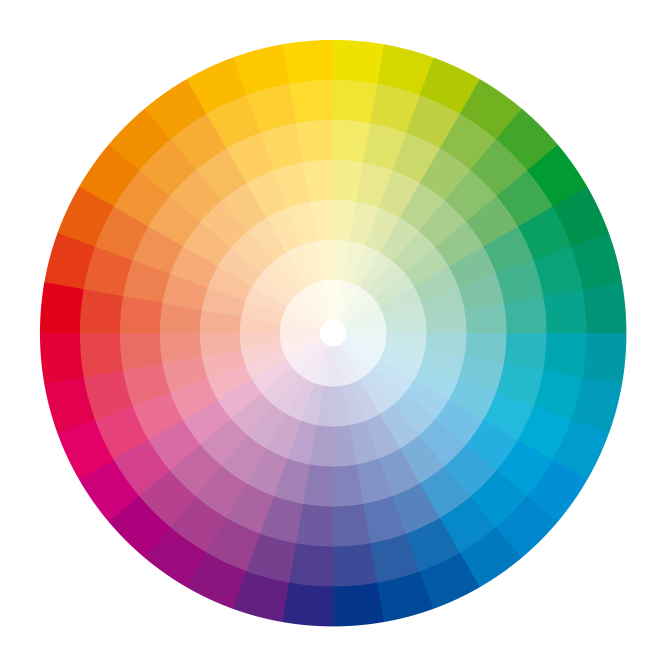
#> input picture color_wheel.jpg, 2000 x 2000 px (shown at 1/3 size)
$ python 03_image_process_ocv.py
#> lines starting #> are read from the running program, lines starting #| are printed output that depends on the picture
import cv2  # Importa la librería OpenCV para procesamiento de imágenes

image = cv2.imread("color_wheel.jpg")  # Lee una imagen llamada "color_wheel.jpg" y la almacena en una variable
#> image is the input picture: shape (2000, 2000, 3); mean B, G, R 183.7, 194.5, 198.7
# llamada `image`

blue, green, red = cv2.split(image)  # Separa la `image` en sus canales de color azul, verde y rojo y los almacena en
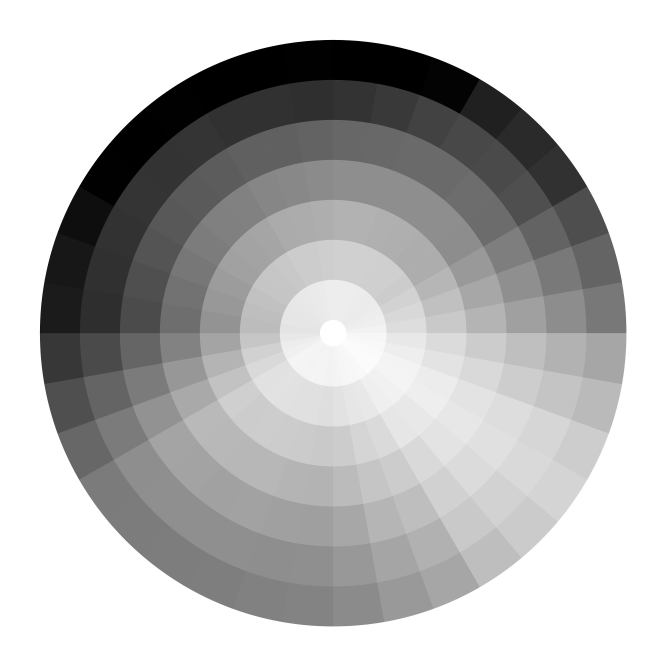
#> blue: shape (2000, 2000) (shown at 1/3 size); min 0, max 255, mean 183.7
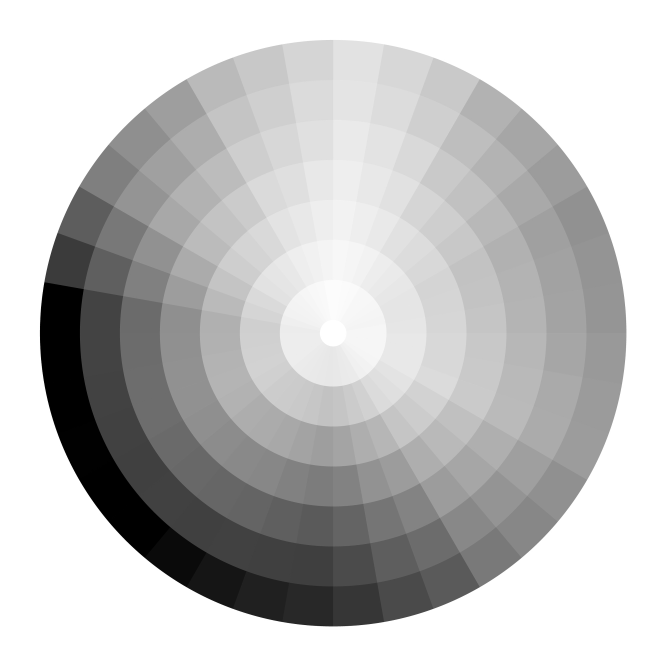
#> green: shape (2000, 2000) (shown at 1/3 size); min 0, max 255, mean 194.5
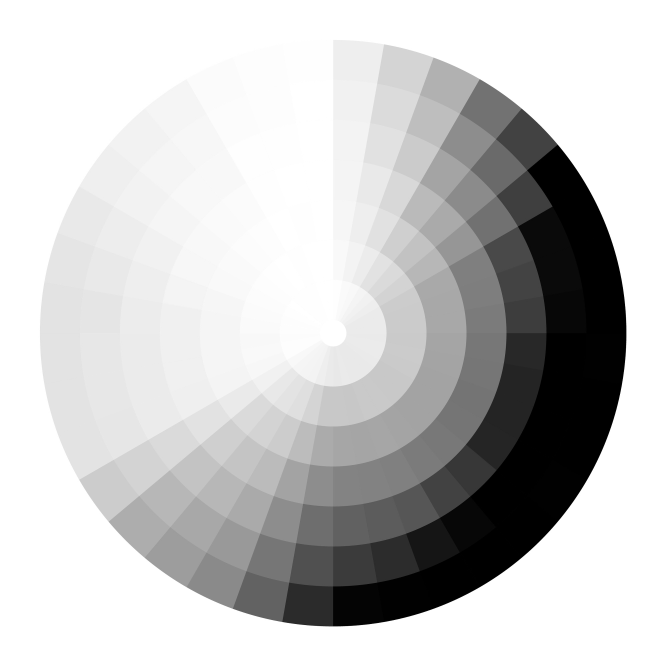
#> red: shape (2000, 2000) (shown at 1/3 size); min 0, max 255, mean 198.7
# las variables `blue`, `green` y `red`, respectivamente
cv2.imwrite("out_ocv/color_wheel_B.png", blue)  # Escribe el canal azul de la imagen en un archivo llamado
# "color_wheel_B.png"
cv2.imwrite("out_ocv/color_wheel_G.png", green)  # Escribe el canal verde de la imagen en un archivo llamado
# "color_wheel_G.png"
cv2.imwrite("out_ocv/color_wheel_R.png",
            red)  # Escribe el canal rojo de la imagen en un archivo llamado "color_wheel_R.png"

b_w = int(blue.shape[1] / 4)  # Calcula el ancho del canal azul dividiendo su ancho por 4 y lo almacena en una variable
#> b_w = 500
# llamada `b_w`
b_h = int(blue.shape[0] / 4)  # Calcula el alto del canal azul dividiendo su alto por 4 y lo almacena en una variable
#> b_h = 500
# llamada `b_h`
blue_bgr = cv2.resize(blue, (b_w, b_h))  # Redimensiona el canal azul para t
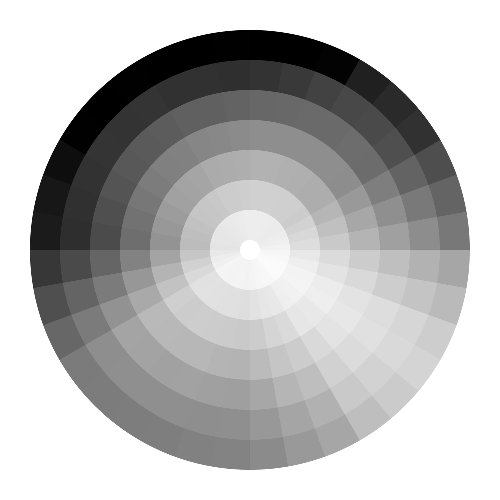
#> blue_bgr: shape (500, 500); min 0, max 255, mean 183.7
# ener un ancho de `b_w` y un alto de `b_h` y
# lo almacena en una variable llamada `blue_bgr`

g_w = int(green.shape[1] / 2)  # Calcula el ancho del canal verde dividiendo su ancho por 2 y lo almacena en una
#> g_w = 1000
# variable llamada `g_w`
g_h = int(green.shape[0] / 2)  # Calcula el alto del canal verde dividiendo su alto por 2 y lo almacena en una variable
#> g_h = 1000
# llamada `g_h`
green_bgr = cv2.resize(green, (g_w, g_h))  # Redimensiona el canal verde para tener un ancho de `g_w` y un alto de
# `g_h` y lo almacena en una variable llamada `green_bgr`

r_w = int(red.shape[
              1] / 0.75)  # Calcula el ancho del canal rojo dividiendo su ancho por 0.75 y lo almacena en una
#> r_w = 2666
# variable llamada `r_w`
r_h = int(red.shape[
              0] / 0.75)  # Calcula el alto del canal rojo dividiendo su alto por 0.75 y lo almacena en una variable
#> r_h = 2666
# llamada `r_h`
red_bgr = cv2.resize(red, (r_w,
                           r_h))  # Redimensiona el canal rojo para tener un ancho de `r_w` y un alto de `r_h` y lo
# almacena en una variable llamada `red_bgr`

cv2.imwrite("out_ocv/color_wheel_sB.png",
            blue_bgr)  # Escribe el canal azul redimensionado en un archivo llamado "color_wheel_sB.png"
cv2.imwrite("out_ocv/color_wheel_sG.png",
            green_bgr)  # Escribe el canal verde redimensionado en un archivo llamado "color_wheel_sG.png"
cv2.imwrite("out_ocv/color_wheel_sR.png",
            red_bgr)  # Escribe el canal rojo redimensionado en un archivo llamado "color_wheel_sR.png"

# Redimensionar imágenes al tamaño de la imagen original
gray_blue = cv2.resize(blue_bgr, (image.shape[1], image.shape[0]))
gray_green = cv2.resize(green_bgr, (image.shape[1], image.shape[0]))
gray_red = cv2.resize(red_bgr, (image.shape[1], image.shape[0]))

# Escribe cada canal de color redimensionado a su tamaño original en archivos separados
cv2.imwrite("out_ocv/color_wheel_ssB.png", gray_blue)
cv2.imwrite("out_ocv/color_wheel_ssG.png", gray_green)
cv2.imwrite("out_ocv/color_wheel_ssR.png", gray_red)

# Unir las imágenes
gray = cv2.merge([gray_blue, gray_green, gray_red])  # Combina los tres canales de color en una sola imagen
cv2.imwrite("out_ocv/color_wheel_rRGB.png", gray)  # Escribe la imagen combinada en un archivo

# Diferencia entre imágenes
diff = cv2.subtract(image, gray)  # Calcula la diferencia entre la imagen original y la imagen combinada
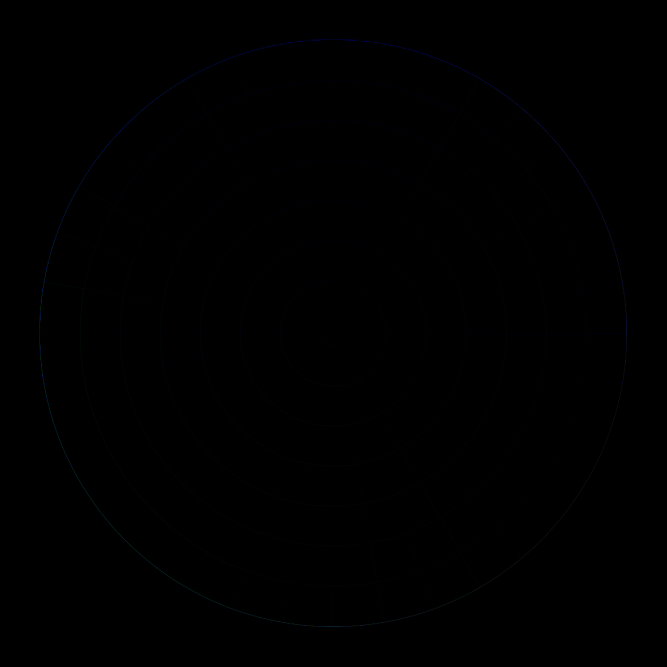
#> diff: shape (2000, 2000, 3) (shown at 1/3 size); mean B, G, R 0.3, 0.1, 0.1
cv2.imwrite("out_ocv/color_wheel_diff.png", diff)  # Escribe la diferencia en un archivo de salida
